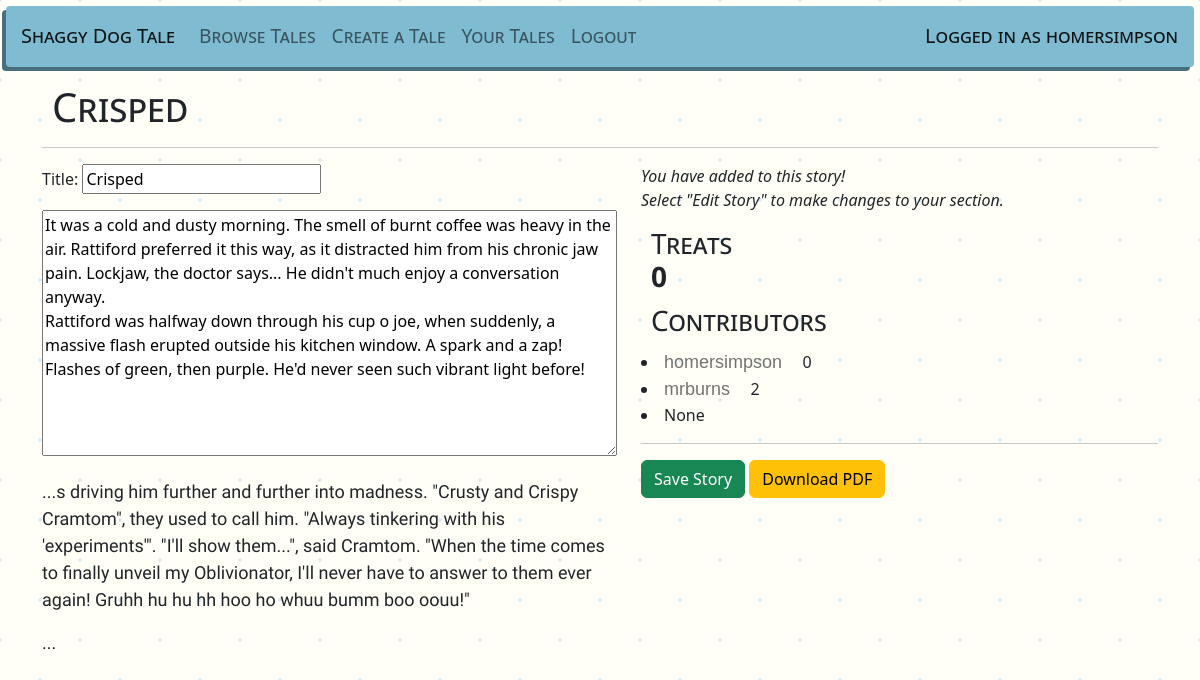
The page /shaggydogtale/view/20/True (signed in) on the database its author committed.
### shaggydogtale/models.py (models this page shows, shortened)
class Story(models.Model):
    title = models.CharField(max_length=100)
    beginning = models.TextField(max_length=2000)
    middle = models.TextField(max_length=2000)
    end = models.TextField(max_length=2000)

### shaggydogtale/views.py (the view, shortened to what this page needs)
# urls.py: path('view/<story_id>', views.View, name="view"),
def View(request, story_id, editMode=False):
    story = Story.objects.get(id=story_id)
    storyBeginning = "..." + story.beginning[round(len(story.beginning)/2) : len(story.beginning)]
    storyMiddle = "..." + story.middle[round(len(story.middle)/2) : len(story.middle)]
    storyEnd = "..." + story.end[round(len(story.end)/2) : len(story.end)]
    contributions = story.contributions.all()
    userContribution = None
    beginningContributor = None
    middleContributor = None
    endContributor = None
    beginningContributorRating = 0
    middleContributorRating = 0
    endContributorRating = 0
    userVote = None
    for contribution in contributions:
        if contribution.user == request.user:
            userContribution = contribution
        match contribution.section:
            case 'b':
                beginningContributor = User.objects.get(id=contribution.user.id)
                for contribution in beginningContributor.contributions.all():
                    for vote in contribution.story.votes.all():
                        beginningContributorRating += vote.vote
            case 'm':
                middleContributor = User.objects.get(id=contribution.user.id)
                for contribution in middleContributor.contributions.all():
                    for vote in contribution.story.votes.all():
                        middleContributorRating += vote.vote
            case 'e':
                endContributor = User.objects.get(id=contribution.user.id)
                for contribution in endContributor.contributions.all():
                    for vote in contribution.story.votes.all():
                        endContributorRating += vote.vote
    message=None
    form=None
    if userContribution:
        if userContribution.section == 'b':
            form = BeginningForm(request.POST or None, instance=story)
            if form.is_valid():
                form.save()
                messages.success(request, f'Beginning updated for {story.title}!')
                return redirect('shaggydogtale:view', story_id=story.id)
        elif userContribution.section == 'm':
            form = MiddleForm(request.POST or None, instance=story)
            if form.is_valid():
                form.save()
                messages.success(request, f'Middle updated for {story.title}!')
                return redirect('shaggydogtale:view', story_id=story.id)
        elif userContribution.section == 'e':
            form = EndForm(request.POST or None, instance=story)
            if form.is_valid():
                form.save()
                messages.success(request, f'End updated for {story.title}!')
                return redirect('shaggydogtale:view', story_id=story.id)
    storyRating = 0
    for vote in story.votes.all():
        storyRating += vote.vote
    context = {
        'story': story,
        'storyBeginning': storyBeginning,
        'storyMiddle': storyMiddle,
        'storyEnd': storyEnd,
        'contributions': contributions,
        'userContribution': userContribution,
        'beginningContributor': beginningContributor,
        'middleContributor': middleContributor,
        'endContributor': endContributor,
        'beginningContributorRating': beginningContributorRating,
        'middleContributorRating': middleContributorRating,
        'endContributorRating': endContributorRating,
        'message': message,
        'form': form,
        'userVote': userVote,
        'storyRating': storyRating,
        'editMode': editMode
    }
    return render(request, 'shaggydogtale/view.html', context)

### shaggydogtale/forms.py
class BeginningForm(forms.ModelForm):
    beginning = forms.CharField(widget=forms.Textarea(attrs={'cols': 60, 'rows': 10,}), label='')
    class Meta:
        model = Story
        fields = ["title", "beginning"]

### shaggydogtale/templates/shaggydogtale/view.html (shortened to what this page needs)
{% extends 'shaggydogtale/base.html' %}
{% block body %}
<div class="container">
    <div class="row">
        <div class="col">
            <h1 class="page-title">{{story.title}}</h1>
            <hr>
        </div>
    </div>
    <div class="row">
        <div class="col">
            {% if userContribution %}
                {% if userContribution.section == 'b' and editMode %}
                    <form method="POST" id="storyForm" class="story-block">
                        {{form.as_p}}
                    </form>
                {% else %}
                    {% if contributions.count == 3 %}
                        <p class="story-text">{{story.beginning|linebreaksbr}}</p>
                    {% else %}
                        <p class="story-text">{{storyBeginning|linebreaksbr}}</p>
                    {% endif %}
                {% endif %}
                {% if userContribution.section == 'm' and editMode %}
                    <form method="POST" id="storyForm" class="story-block">
                        {% csrf_token %}
                        {{form.as_p}}
                    </form>
                {% else %}
                    {% if contributions.count == 3 %}
                        <p class="story-text">{{story.middle|linebreaksbr}}</p>
                    {% else %}
                        <p class="story-text">{{storyMiddle|linebreaksbr}}</p>
                    {% endif %}
                {% endif %}
                {% if userContribution.section == 'e' and editMode %}
                <form method="POST" id="storyForm" class="story-block">
                    {% csrf_token %}
                    {{form.as_p}}
                </form>
                {% else %}
                    {% if contributions.count == 3 %}
                        <p class="story-text">{{story.end|linebreaksbr}}</p>
                    {% else %}
                        <p class="story-text">{{storyEnd|linebreaksbr}}</p>
                    {% endif %}
                {% endif %}
            {% endif %}
        </div>
        <div class="col">
            {% if user.is_authenticated %}
                {% if userContribution %}
                    <p><i>You have added to this story!
                    <br>Select "Edit Story" to make changes to your section.</i></p>
                {% endif %}
            {% endif %}
            <h3 class="page-title">
                Treats
                <div>
                    <img src="https://cdn-icons-png.flaticon.com/512/5793/5793514.png" alt="" width="25px"><b>{{storyRating}}</b>
                </div>
            </h3>
            <h3 class="page-title">Contributors</h3>
            {% if beginningContributor %}
                <li><a class="story" href="{% url 'shaggydogtale:contributed' beginningContributor.id %}">{{beginningContributor.username}}</a> {{beginningContributorRating}}</li>
            {% else %}
                <li>None</li>
            {% endif %}
            {% if middleContributor %}
                <li><a class="story" href="{% url 'shaggydogtale:contributed' middleContributor.id %}">{{middleContributor.username}}</a> {{middleContributorRating}}</li>
            {% else %}
                <li>None</li>
            {% endif %}
            {% if endContributor %}
                <li><a class="story" href="{% url 'shaggydogtale:contributed' endContributor.id %}">{{endContributor.username}}</a> &ensp; <img src="https://cdn-icons-png.flaticon.com/512/5793/5793514.png" alt="" width="15px"> {{endContributorRating}}</li>
            {% else %}
                <li>None</li>
            {% endif %}
            <hr>
            {% if userContribution %}
                {% if editMode %}
                    <button class="btn btn-success" form="storyForm" type="submit">Save Story</button>
                {% else %}
                    <a href="{% url 'shaggydogtale:view' story.id True %}" class="btn btn-primary">Edit Story</a>
                {% endif %}
            {% endif %}
            <a href="{% url 'shaggydogtale:print' story.id %}" class="btn btn-warning">Download PDF</a>
        </div>
    </div>
        </div>
{% endblock body %}

### shaggydogtale/templates/shaggydogtale/base.html (shortened to what this page needs)
{% load static %}
<!DOCTYPE html>
<html lang="en">
<head>
    <link rel="stylesheet" href="{% static 'shaggydogtale/style.css' %}">
    <link href="https://cdn.jsdelivr.net/npm/bootstrap@5.2.2/dist/css/bootstrap.min.css" rel="stylesheet">
</head>
<body class="background">
    <nav class="navbar sticky-top navbar-expand-lg navbar-light navbar-custom">
        <a class="navbar-brand nav-margin" href="{% url 'shaggydogtale:browse' %}">Shaggy Dog Tale</a>
        <div class="collapse navbar-collapse" id="navbarNav">
          <ul class="navbar-nav">
            <li class="nav-item">
              <a class="nav-link" href="{% url 'shaggydogtale:browse' %}">Browse Tales</a>
            </li>
            {% if user.is_authenticated %}
            <li class="nav-item">
              <a class="nav-link" href="{% url 'shaggydogtale:create' %}">Create a Tale</a>
            </li>
            {% endif %}
            {% if user.is_authenticated %}
              <li class="nav-item">
                <a class="nav-link" href="{% url 'shaggydogtale:contributed' %}">Your Tales</a>
              </li>
              <li class="nav-item">
                <a class="nav-link" href="{% url 'logout' %}">Logout</a>
              </li>
            {% else %}
              <li class="nav-item">
                <a class="nav-link" href="{% url 'login' %}">Login</a>
              </li>
            {% endif %}
          </ul>
        </div>
        {% if user.is_authenticated %}
          <div class="navbar-brand nav-margin">Logged in as {{user}}</div>
        {% else %}
          <div class="navbar-brand nav-margin">Logged out</div>
        {% endif %}
    </nav>
    {% block body %}
    {% endblock body %}
</body>
</html>

### shaggydogtale/static/shaggydogtale/style.css (style rules this page uses)
a.story:link { color:#0000008C; font-family: Verdana, Geneva, Tahoma, sans-serif; font-weight: 500; font-size: large; text-decoration:none; }
.page-title { font-family:'Segoe UI', Tahoma, Geneva, Verdana, sans-serif; font-weight:400; font-variant: small-caps; text-rendering:geometricPrecision; margin: 10px; }
.navbar-custom { background-color: #7FBCD2; color: black; font-family: 'Segoe UI', Tahoma, Geneva, Verdana, sans-serif; font-weight: 400; font-size: larger; font-variant: small-caps; text-rendering: optimizeLegibility; box-shadow: -4px 4px #486f7d; margin: 6px; border-radius: 4px; }
.nav-margin { margin-left: 15px; margin-right: 15px; }
.story-text { font-family: 'Neucha', arial, serif; font-size: large; }
.background { background-color: #fffff7; opacity: 1; background-image: radial-gradient(#dbedf4 2px, transparent 2px), radial-gradient(#dbedf4 2px, #fffff7 2px); background-size: 80px 80px; background-position: 0 0,40px 40px; }

### rows shown on the page
Story: title "Crisped", beginning "It was a cold and dusty morning. The smell of burnt coffee was heavy in the air. Rattiford preferred it this way, as it distracted him from his chronic jaw pain. Lockjaw, the doctor says... He didn't much enjoy a conversation anyway. Rattiford was halfway down through his cup o joe, when suddenly, a massive flash erupted outside his kitchen window. A spark and a zap! Flashes of green, then purple. He'd never seen such vibrant light before!"

### other values the page prints
{{ user }} "homersimpson"
{{ storyEnd|linebreaksbr }} "..."
{{ storyRating }} "0"
{{ beginningContributor.username }} "homersimpson"
{{ beginningContributorRating }} "0"
{{ middleContributor.username }} "mrburns"
{{ middleContributorRating }} "2"
